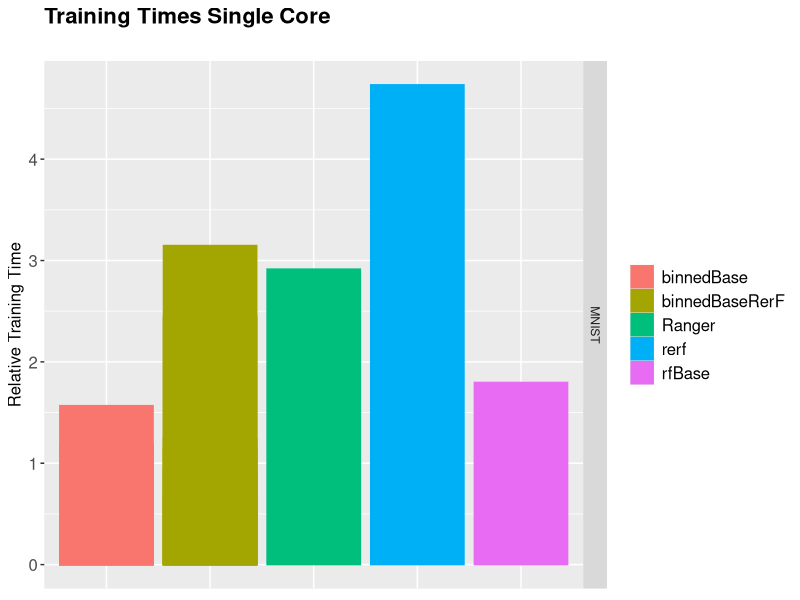

Source code (R):
# ---
# title: "Accuracy as number of samples grows"
# author: "James Browne"
# date: "May 16 2017"
#output: html_document
# ---

library(ggplot2)

leg <- theme(legend.text = element_text(size = 12), legend.title=element_blank(), plot.title = element_text(size = 16,  face="bold"), plot.subtitle = element_text(size = 12),axis.title.x = element_text(size=12), axis.text.x = element_text(size=12), axis.title.y = element_text(size=12), axis.text.y = element_text(size=12))



mydata <- read.csv(file="bench.csv", header=FALSE, sep=",")
colnames(mydata) <- c("Dataset", "System", "Threads", "RelativeSpeed")

mydata[mydata$Dataset=="MNIST",4] <- mydata[mydata$Dataset=="MNIST",4]/mydata[mydata$Dataset=="MNIST" & mydata$System=="binnedBase" ,4]

mydata[mydata$Dataset=="higgs",4] <- mydata[mydata$Dataset=="higgs",4]/mydata[mydata$Dataset=="higgs" & mydata$System=="binnedBase" ,4]

mydata[mydata$Dataset=="p53",4] <- mydata[mydata$Dataset=="p53",4]/mydata[mydata$Dataset=="p53" & mydata$System=="binnedBase" ,4]


#cols <- c("Ideal"="#000000", "RerF"="#009E73", "XGBoost"="#E69F00", "Ranger"="#0072B2", "RF"="#CC79A7")

png(filename="benchRF.png")

p <- ggplot(mydata, aes(System, RelativeSpeed,color = System, fill=System))
p <- p + geom_bar(stat="identity",position=position_dodge())
p <- p +leg + labs(title="Training Times Single Core", x="", y="Relative Training Time", subtitle=paste(""))
p <- p + theme(axis.title.x=element_blank(), axis.text.x=element_blank(), axis.ticks.x=element_blank())
p <- p + facet_grid(Dataset ~ ., scales = "free_y")
print(p)
dev.off()
